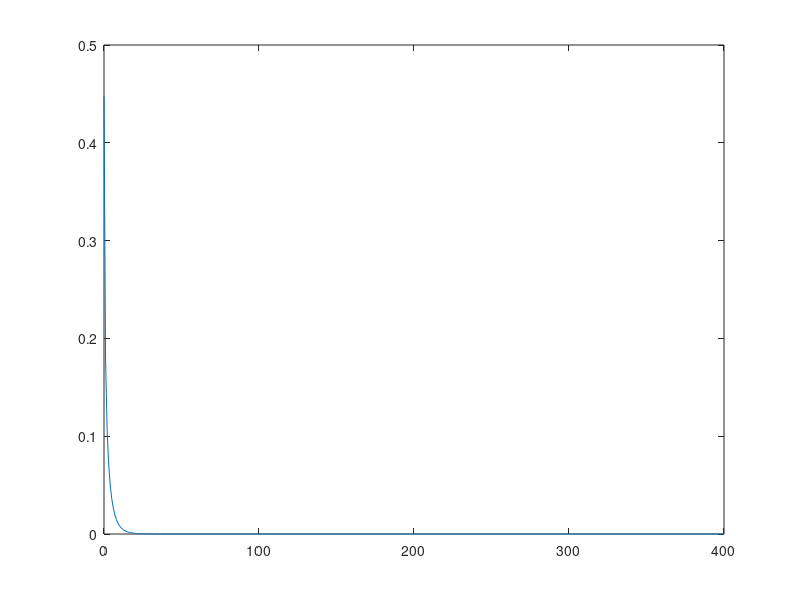

Source code (MATLAB):
x=round(0:400)



m=2
omega=5
r=m/(omega-1);
p=1/omega;

figure
plot(x,nbinpdf(x,r,p))


return
%%
N_real=1e6

m=20
omega=5
r=m/(omega-1);
p=1/omega;
ave=((1-p)*r)/(p)
variance=((1-p)*r)/((p)^2)
X=nbinrnd(r,p,N_real,1);
CI_X=quantile(X,[0.025 0.5 0.975]);

m=30;
omega=5;
r=m/(omega-1);
p=1/omega;
ave=((1-p)*r)/(p)
variance=((1-p)*r)/((p)^2)
Y=nbinrnd(r,p,N_real,1);
CI_Y=quantile(Y,[0.025 0.5  0.975]);


Z=X+Y;

CI_Z=quantile(Z,[0.025 0.5  0.975])
CI_X+CI_Z


%%
ave=mean(X+Y)
variance=var(X+Y)
